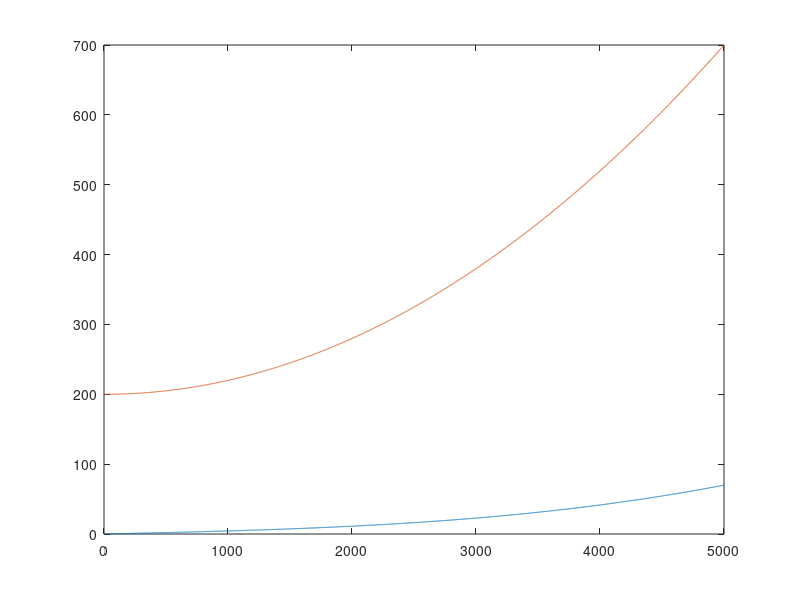

MATLAB code to generate this figure: (Note: this script raises an error after producing the figure.)
clc
clear all
close all
% Parameters for the Kelvin-Voigt model
k = 50000;  % Elastic modulus in Pa
eta = 10000; % Viscosity in Pa.s

% Time parameters
dt = 1e-3; % Time step in seconds
t_mat = 0:dt:10; % Total time for simulation in seconds

% Total number of time steps
N = length(t_mat);

% Applied stress: Increasing linearly for the first half, then decreasing
halfN = round(N/2)-1;
%%

maxStrain=0.1
epsilon_mat = linspace(0,maxStrain,halfN+1); % Strain
%epsilon_mat(end+1) = epsilon_mat(halfN);

epsilon_dot_mat = diff(epsilon_mat(1:halfN+1))/dt; % Strain rate
%epsilon_dot_mat(end+1) =0;
epsilon_dot_old = -1*(epsilon_dot_mat(end));
epsilon_dot_mat(end+1) = -1*epsilon_dot_old;
%%
k_mat = k*epsilon_mat(1:halfN).^2;          % Corresponding values of k
eta_mat=eta*epsilon_mat(1:halfN);


% Create an interpolation functions
k_interp = @(x) interp1(epsilon_mat(1:halfN), k_mat, x, 'linear', 'extrap');
eta_interp = @(x) interp1(epsilon_mat(1:halfN),eta_mat,x,'linear','extrap');

% Initializing strain and strain rate arrays
sigma_mat = zeros(1,halfN);
%% Forward Cycle
% Simulation loop for the Kelvin-Voigt model

sigma_mat(1:halfN)=k_mat.*epsilon_mat(1:halfN)...
        + eta_mat.*epsilon_dot_mat(1:halfN);

plot(sigma_mat(1:halfN));
hold on; plot(sigma_mat(1:halfN)./epsilon_mat(1:halfN))

%% Return Cycle
n =(length ...
    (epsilon_mat)+1); 
t =t_mat(n); 
epsilon_current = epsilon_mat(end);
epsilon_dot_current= epsilon_dot_mat(end);
k_current =     k_interp(epsilon_current);
eta_current = eta_interp(epsilon_current);
%eta_dt = eta_current *
DecayT = eta_current./k_current;

epsilon_new = epsilon_current*exp(-dt/DecayT);
epsilon_dot_new = (epsilon_new -epsilon_current)/dt;

    while (epsilon_dot_new < epsilon_dot_old )
        epsilon_mat(end+1) = epsilon_mat(end) + dt*epsilon_dot_old;
        sigma_mat(end+1) = k_current*epsilon_mat(end)+ ...
            eta_current*epsilon_dot_old;
        epsilon_dot_mat(end+1) = epsilon_dot_old;

        n =(length(epsilon_mat)+1); 

        t =t_mat(n); 
        epsilon_current = epsilon_mat(end);
        epsilon_dot_current= epsilon_dot_mat(end);
        k_current =     k_interp(epsilon_current);
        eta_current = eta_interp(epsilon_current);
        %eta_dt = eta_current *
        DecayT = eta_current./k_current;

        epsilon_new = epsilon_current*exp(-dt/DecayT);
        epsilon_dot_new = (epsilon_new -epsilon_current)/dt;

end
%% Return cycle second half

n =(length(epsilon_mat)+1); 
t =t_mat(n); 
epsilon_current = epsilon_mat(end);
epsilon_dot_current= epsilon_dot_mat(end);
k_current =     k_interp(epsilon_current);
eta_current = eta_interp(epsilon_current);
%eta_dt = eta_current *
DecayT = eta_current./k_current;

epsilon_new = 0.1*exp(-dt/DecayT);
epsilon_dot_new = (epsilon_new -epsilon_current)/dt;





%% Plotting
close all
em=transpose(epsilon_mat(1:end-1));
sm=smooth(sigma_mat,1);
plot(em,sm)

title('Forward and return cycle')
xlabel('x')
ylabel('F')



%% plotting second half return cycle
%plot(em(halfN:end))


plot(em(1:halfN),smooth(sm(1:halfN),1000))
hold on
plot(em(halfN:end),smooth(sm(halfN:end),10))


%%
sm2=sm(5001:end)
em2=em(5001:end);
sm3(1:10)=linspace(0.699,0.3,10)
em3=[0.1*ones(10,1); em2];
sm4 = [sm3;  zeros(100,1)];
em4 = [em3;  linspace(em3(end),0,100)'];
